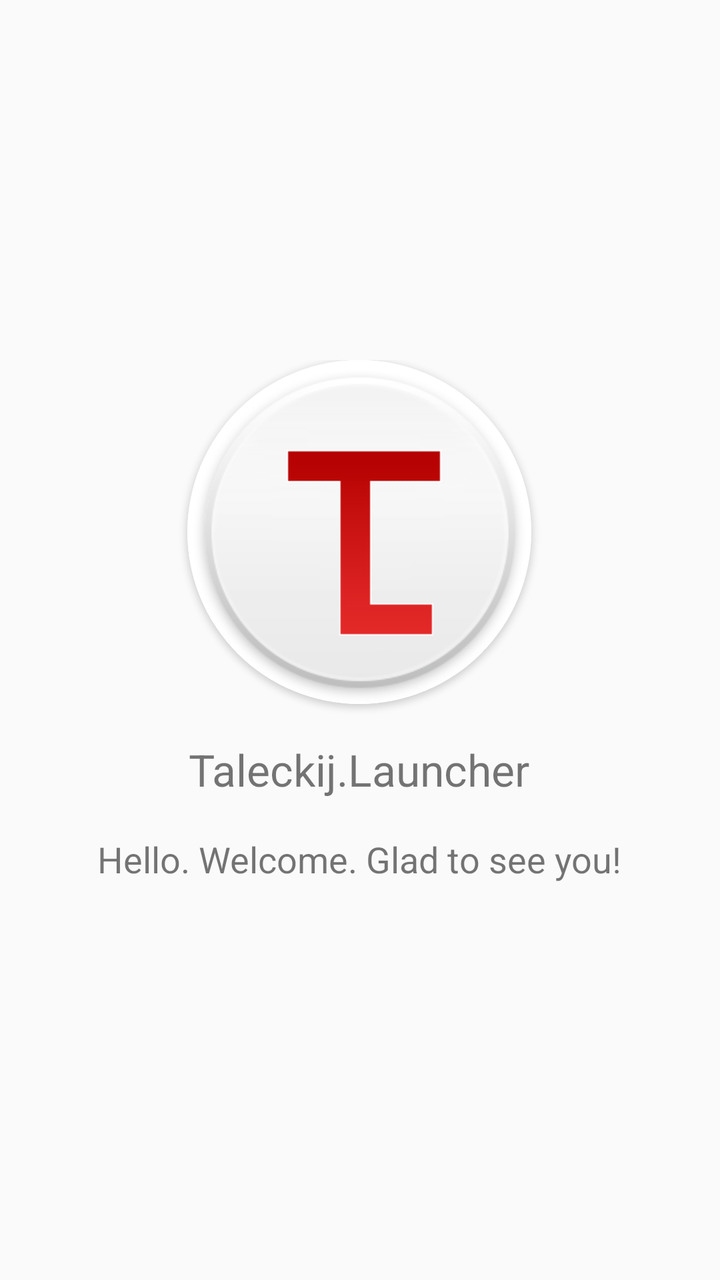
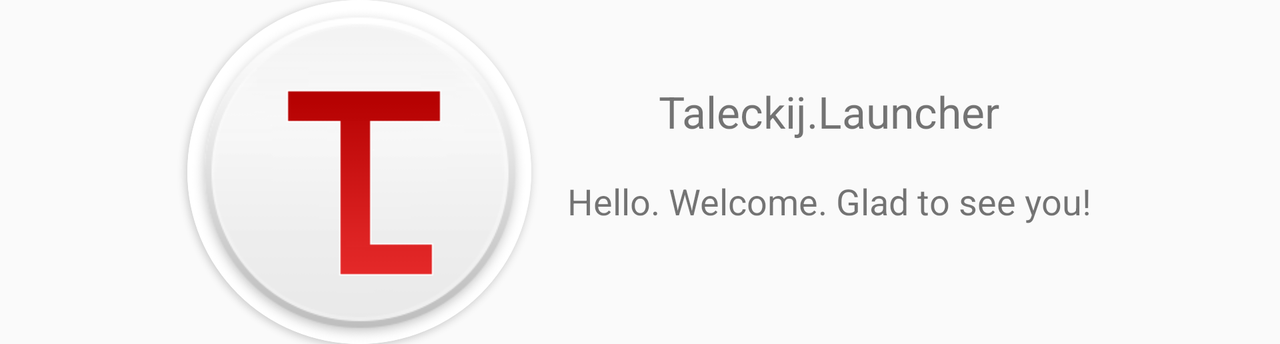

Compare how this app lays out the same screen by default and in its alternative resource folder. The renders come first, then the two layout files and the values they reference.
<!-- AndroidManifest.xml: application theme AppTheme -->
<!-- res/layout/fragment_wp_hello.xml -->
<?xml version="1.0" encoding="utf-8"?>
<FrameLayout
    android:layout_width="match_parent"
    android:layout_height="match_parent"
    xmlns:android="http://schemas.android.com/apk/res/android"
    xmlns:app="http://schemas.android.com/apk/res-auto">
    <LinearLayout
        android:id="@+id/descriptions_layout"
        android:layout_width="wrap_content"
        android:layout_height="wrap_content"
        android:orientation="vertical"
        android:layout_gravity="center"
        android:gravity="center">
        <android.support.v7.widget.CardView
            android:id="@+id/my_photo_card"
            android:layout_width="@dimen/icon_diameter"
            android:layout_height="@dimen/icon_diameter"
            android:layout_marginBottom="@dimen/margin"
            android:elevation="12dp"
            app:cardCornerRadius="86dp"
            android:innerRadius="0dp"
            android:shape="ring"
            android:thicknessRatio="1.9">
            <ImageView
                android:id="@+id/my_photo_view"
                android:layout_height="@dimen/icon_diameter"
                android:layout_width="@dimen/icon_diameter"
                android:src="@drawable/takeckij_launcher_logo"
                android:layout_alignParentTop="true"
                android:layout_centerHorizontal="true">
            </ImageView>
        </android.support.v7.widget.CardView>
        <TextView
            android:layout_width="wrap_content"
            android:layout_height="wrap_content"
            android:textSize="@dimen/app_name_text_size"
            android:layout_marginBottom="@dimen/margin"
            android:text="@string/app_name"/>
        <TextView
            android:layout_width="wrap_content"
            android:layout_height="wrap_content"
            android:layout_marginStart="@dimen/margin"
            android:layout_marginEnd="@dimen/margin"
            android:textAlignment="center"
            android:textSize="@dimen/hello_text_size"
            android:layout_marginBottom="@dimen/margin"
            android:text="@string/hello_message"/>
    </LinearLayout>
</FrameLayout>
<!-- resources referenced by this layout -->
<resources>
  <dimen name="app_name_text_size">22sp</dimen>
  <dimen name="hello_text_size">18sp</dimen>
  <dimen name="icon_diameter">172dp</dimen>
  <dimen name="margin">18dp</dimen>
  <!-- drawable takeckij_launcher_logo: png bitmap (drawable, 10665 bytes) -->
  <string name="app_name">Taleckij.Launcher</string>
  <string name="hello_message">Hello. Welcome. Glad to see you!</string>
  <style name="AppTheme" parent="Theme.AppCompat.Light.DarkActionBar">
          
          <item name="colorPrimary">@color/colorPrimary</item>
          <item name="colorPrimaryDark">@color/colorPrimaryDark</item>
          <item name="colorAccent">@color/colorAccent</item>
      </style>
  <color name="colorPrimary">#673ab7</color>
  <color name="colorPrimaryDark">#320b86</color>
  <color name="colorAccent">#d81b60</color>
</resources>
<!-- res/layout-land/fragment_wp_hello.xml (the repository's variant of the layout above) -->
<!-- drawn on the phone turned sideways -->
<?xml version="1.0" encoding="utf-8"?>
<LinearLayout
    xmlns:android="http://schemas.android.com/apk/res/android"
    xmlns:app="http://schemas.android.com/apk/res-auto"
    android:id="@+id/descriptions_layout"
    android:layout_width="wrap_content"
    android:layout_height="wrap_content"
    android:orientation="horizontal"
    android:layout_gravity="center"
    android:gravity="center">
    <android.support.v7.widget.CardView
        android:id="@+id/my_photo_card"
        android:layout_width="@dimen/icon_diameter"
        android:layout_height="@dimen/icon_diameter"
        android:layout_marginStart="@dimen/margin"
        android:elevation="12dp"
        app:cardCornerRadius="86dp"
        android:innerRadius="0dp"
        android:shape="ring"
        android:thicknessRatio="1.9">
        <ImageView
            android:id="@+id/my_photo_view"
            android:layout_height="@dimen/icon_diameter"
            android:layout_width="@dimen/icon_diameter"
            android:src="@drawable/takeckij_launcher_logo"
            android:layout_alignParentTop="true"
            android:layout_centerHorizontal="true">
        </ImageView>
    </android.support.v7.widget.CardView>
    <LinearLayout
        android:layout_width="wrap_content"
        android:layout_height="wrap_content"
        android:layout_gravity="center"
        android:gravity="center"
        android:orientation="vertical">
        <TextView
            android:layout_width="wrap_content"
            android:layout_height="wrap_content"
            android:textSize="@dimen/app_name_text_size"
            android:layout_marginBottom="@dimen/margin"
            android:text="@string/app_name"/>
        <TextView
            android:layout_width="wrap_content"
            android:layout_height="wrap_content"
            android:layout_marginStart="@dimen/margin"
            android:layout_marginEnd="@dimen/margin"
            android:textAlignment="center"
            android:textSize="@dimen/hello_text_size"
            android:layout_marginBottom="@dimen/margin"
            android:text="@string/hello_message"/>
    </LinearLayout>
</LinearLayout>
